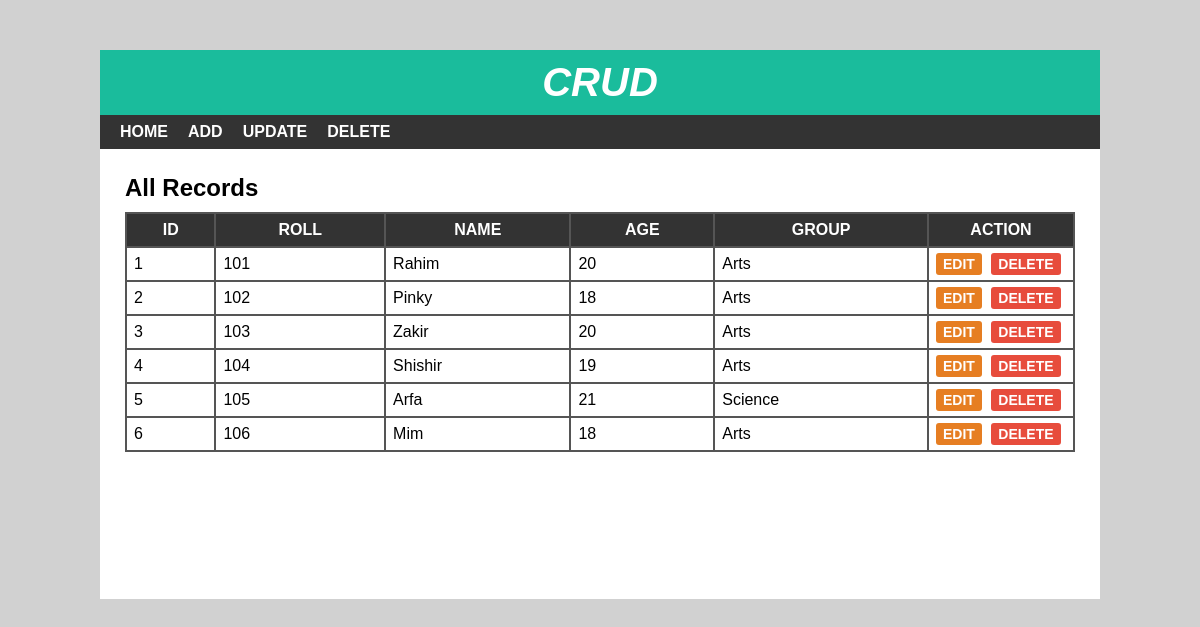
The page / on the database its author committed.
### tables this page shows
CREATE TABLE `student_details` (
  `id` int(11) NOT NULL,
  `roll` int(10) NOT NULL,
  `name` varchar(30) NOT NULL,
  `age` int(10) NOT NULL,
  `group_name` int(11) NOT NULL
);

CREATE TABLE `exam_result` (
  `id` int(11) NOT NULL,
  `group_name` varchar(30) NOT NULL
);

### index.php (the view, shortened to what this page needs)
<?php
include 'header.php';
?>
<div id="main-content">
    <h2>All Records</h2>
    <?php
        $conn = mysqli_connect("localhost", "root", "", "crud") or die("Database connection failed!");
        $sql = "SELECT s.*, e.group_name AS group_name FROM student_details AS s JOIN exam_result AS e WHERE s.group_name = e.id";
        $queryResult = mysqli_query($conn, $sql) or die("Query Failed");
        if(mysqli_num_rows($queryResult) > 0) {
    ?>
    <table cellpadding="7px">
        <thead>
        <th>Id</th>
        <th>Roll</th>
        <th>Name</th>
        <th>Age</th>
        <th>Group</th>
        <th>Action</th>
        </thead>
        <tbody>
            <?php while($studentInfo = mysqli_fetch_assoc($queryResult)) { ?>
            <tr>
                <td><?php echo $studentInfo["id"]; ?></td>
                <td><?php echo $studentInfo["roll"]; ?></td>
                <td><?php echo $studentInfo["name"]; ?></td>
                <td><?php echo $studentInfo["age"]; ?></td>
                <td><?php echo $studentInfo["group_name"]; ?></td>
                <td>
                    <a href='edit.php?id=<?php echo $studentInfo['id']; ?>'>Edit</a>
                    <a href='delete-inline.php?id=<?php echo $studentInfo['id']; ?>'>Delete</a>
                </td>
            </tr>
            <?php } ?>
        </tbody>
    </table>
    <?php }else {
        echo "<h2>No records found!</h2>";
    }
    ?>
</div>
</div>
</body>
</html>

### header.php (shortened to what this page needs)
<!DOCTYPE html>
<html lang="en">
<head>
  <link rel="stylesheet" href="css/style.css">
</head>
<body>
    <div id="wrapper">
        <div id="header">
            <h1>Crud</h1>
        </div>
        <div id="menu">
            <ul>
                <li>
                    <a href="index.php">Home</a>
                </li>
                <li>
                    <a href="add.php">Add</a>
                </li>
                <li>
                    <a href="update.php">Update</a>
                </li>
                <li>
                    <a href="delete.php">Delete</a>
                </li>
            </ul>
        </div>

### css/style.css (style rules this page uses)
body { font:16px arial; margin: 0; padding: 0; background: #d1d1d1; }
#wrapper { width: 1000px; margin: 50px auto 0; background-color: #fff; }
#header { text-align: center; background-color: #1abc9c; padding: 10px; }
#header h1 { color: #fff; font-size: 40px; font-style: italic; font-weight: 700; text-transform: uppercase; margin: 0; }
#menu { background-color: #333; }
#menu ul { font-size: 0; padding: 0 10px; margin: 0; list-style: none; }
#menu ul li { display: inline-block; }
#menu ul li a { color: #fff; font-size: 16px; font-weight: 600; padding: 8px 10px; display: block; text-decoration: none; text-transform: uppercase; transition: all 0.3s ease; }
#main-content { padding: 25px; min-height: 400px; }
#main-content h2 { margin: 0 0 10px; text-transform: capitalize; }
#main-content table { width: 100%; background-color: #555; margin: 0 0 20px; }
#main-content table th { color: #fff; background-color: #333; text-transform: uppercase; }
#main-content table th:last-child { width: 130px; }
#main-content table td { background-color: #fff; }
#main-content table td a { font-size: 14px; font-weight: 600; text-transform: uppercase; padding: 3px 7px; color: #fff; background-color: #e67e22; text-decoration: none; border-radius: 3px; }
#main-content table td a:nth-child(2) { background-color: #e74c3c; margin: 0 0 0 5px; }

### rows shown on the page
student_details: id "1", roll "101", name "Rahim", age "20", exam_result.group_name "Arts"
student_details: id "2", roll "102", name "Pinky", age "18", exam_result.group_name "Arts"
student_details: id "3", roll "103", name "Zakir", age "20", exam_result.group_name "Arts"
student_details: id "4", roll "104", name "Shishir", age "19", exam_result.group_name "Arts"
student_details: id "5", roll "105", name "Arfa", age "21", exam_result.group_name "Science"
student_details: id "6", roll "106", name "Mim", age "18", exam_result.group_name "Arts"
